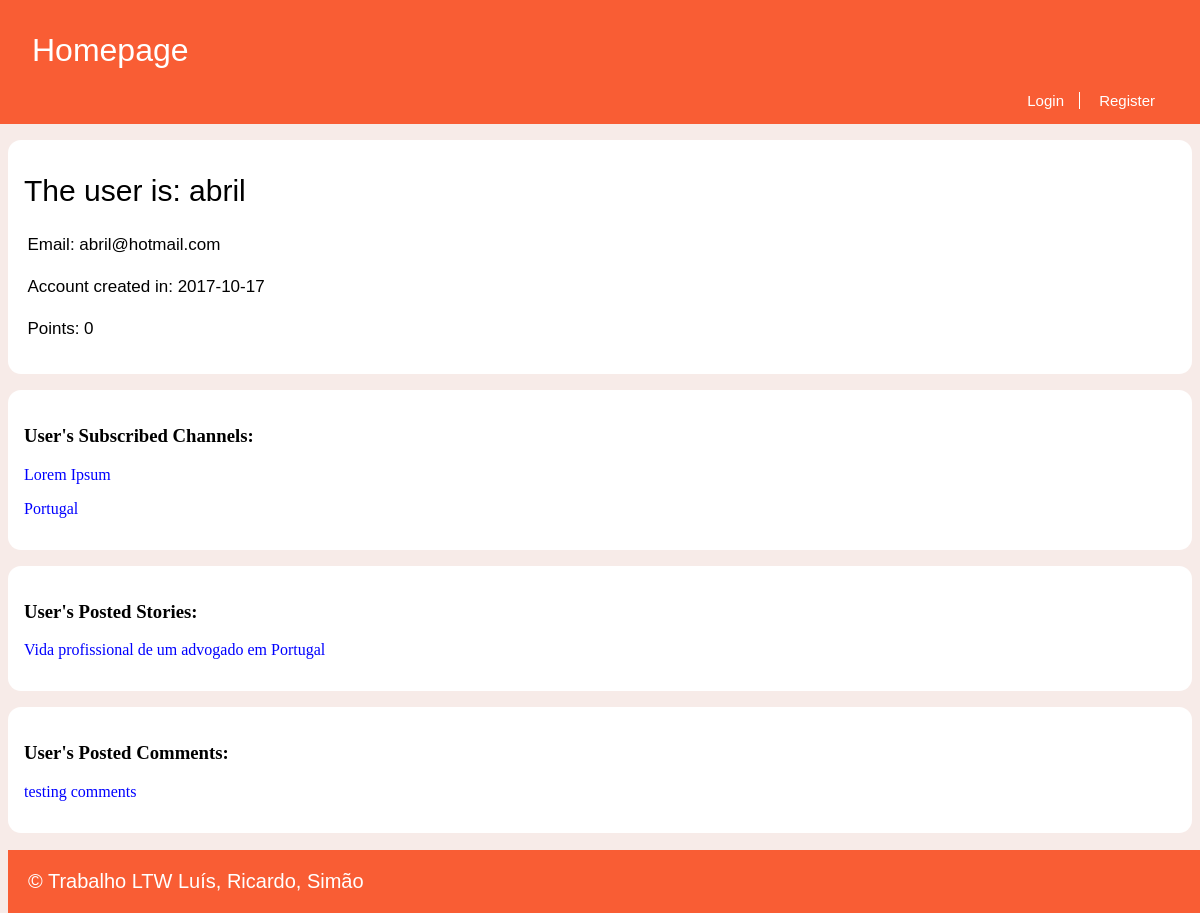
Page /pages/profile.php?name=abril on the earlier database version.
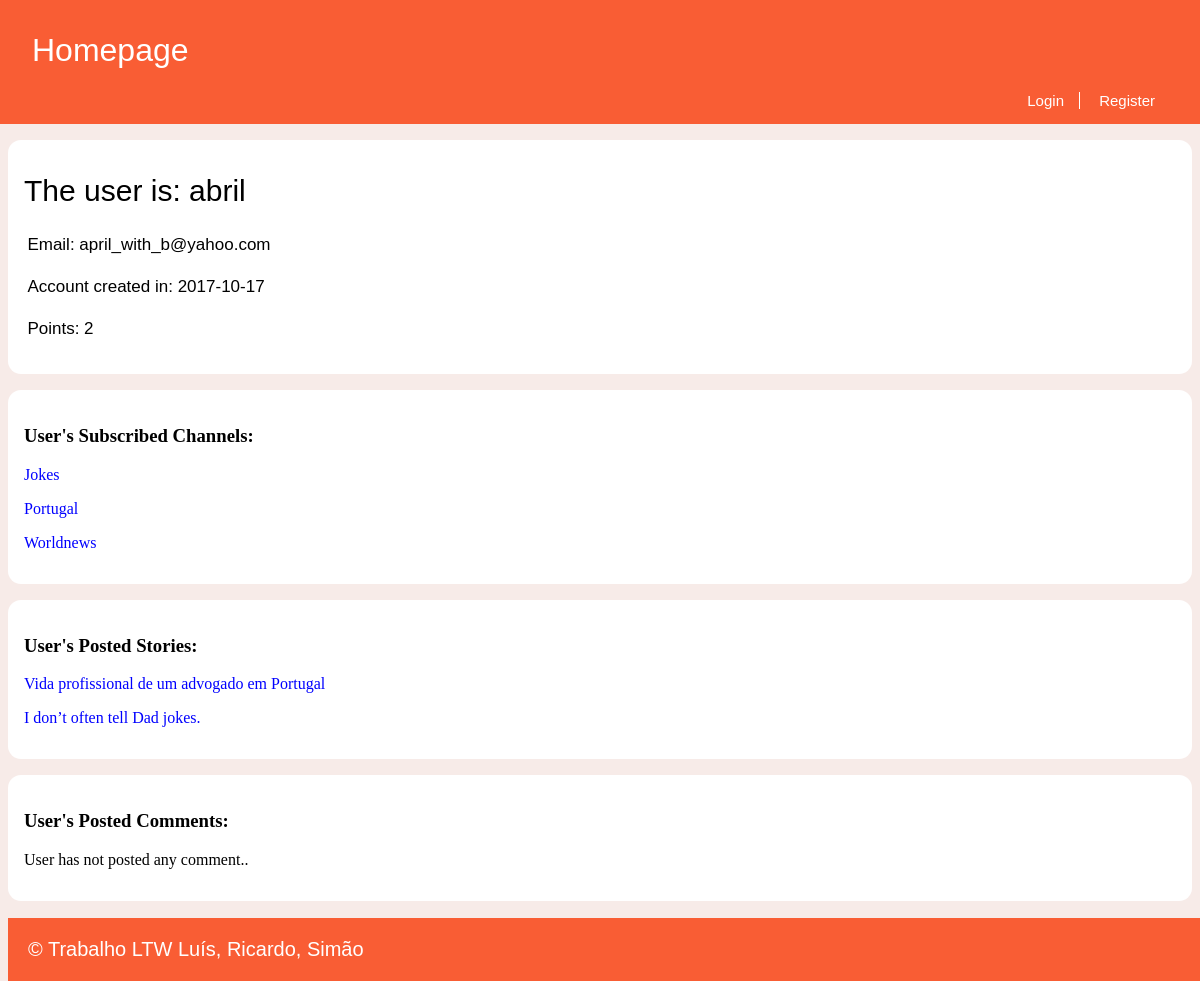
Same page on the later database version.
### tables this page shows
CREATE TABLE Utilizer (
  username VARCHAR PRIMARY KEY,
  password VARCHAR NOT NULL,
  email VARCHAR NOT NULL,
  points INTEGER DEFAULT 0,
  created INTEGER -- date when the utilizer was created in epoch format
);

CREATE TABLE UserSubscriptions (
  username VARCHAR REFERENCES utilizer,
  channel VARCHAR REFERENCES channel,
  PRIMARY KEY (username, channel)
);

CREATE TABLE Story (
  id INTEGER PRIMARY KEY,
  title VARCHAR,
  published INTEGER, -- date when the story was published in epoch format
  channel VARCHAR REFERENCES channel, -- comma separated tags
  author VARCHAR REFERENCES utilizer, -- who wrote the article
  points INTEGER DEFAULT 0,
  fulltext VARCHAR
);

CREATE TABLE Comment (
  id INTEGER PRIMARY KEY,
  story_id INTEGER REFERENCES story,
  parent_comment INTEGER REFERENCES comment,
  username VARCHAR REFERENCES utilizer,
  date INTEGER NOT NULL, -- date when comment was published in epoch format
  points INTEGER DEFAULT 0,
  text VARCHAR NOT NULL
);

### database/db_user.php (called while the page is built, shortened)
<?php
    function getUserPublicInfo($username) {
        $db = Database::instance()->db();
        $stmt = $db->prepare('SELECT email, points, created FROM Utilizer WHERE username = ?');
        $stmt->execute(array($username));
        return $stmt->fetchAll();
    }
    function getAllStoriesPosted($username) {
        $db = Database::instance()->db();
        $stmt = $db->prepare('SELECT id, title FROM Story WHERE author = ?');
        $stmt->execute(array($username));
        return $stmt->fetchAll();
    }
    function getAllCommentsPosted($username) {
        $db = Database::instance()->db();
        $stmt = $db->prepare('SELECT story_id, date, points, text FROM Comment WHERE username = ?');
        $stmt->execute(array($username));
        return $stmt->fetchAll();
    }
?>

### database/db_channel.php (called while the page is built, shortened)
<?php
	function getSubscribedChannels($username) {
		$db = Database::instance()->db();
		$subscribedChannelsQuery = $db->prepare('SELECT channel FROM UserSubscriptions WHERE username = ?');
		$subscribedChannelsQuery->execute(array($username));
		$subscribedChannelsNames = $subscribedChannelsQuery->fetchAll();
		return $subscribedChannelsNames;
	}
?>

### templates/tpl_profile.php (the view, shortened to what this page needs)
<?php
	include_once('../templates/tpl_common.php');
?>
<?php function draw_posted_stories($username) { ?>
	<link rel="stylesheet" href="../css/profile.css">
	<section id="subscriptions">
		<h3> User's Posted Stories: </h3>
		<?php
		$postedStoriesId = getAllStoriesPosted($username);
		if(empty($postedStoriesId)) { ?>
		<p> User has not posted any story..</p>
		<?php } else {
		foreach($postedStoriesId as $story) { ?>
			<p><a onclick="window.location.href='../pages/story.php?id=<?=$story['id']?>'"><?=$story['title']?></a></p>
		<?php }
		} ?>
	</section>
<?php } ?>
<?php function draw_posted_comments($username) { ?>
	<section id="subscriptions">
		<h3> User's Posted Comments: </h3>
		<?php
		$postedComments = getAllCommentsPosted($username);
		if(empty($postedComments)) { ?>
		<p> User has not posted any comment..</p>
		<?php } else {
		foreach($postedComments as $comment) { ?>
			<p><a onclick="window.location.href='../pages/story.php?id=<?=$comment['story_id']?>'"> <?=$comment['text']?> </a></p>
		<?php }
		} ?>
	</section>
<?php } ?>
<?php function draw_user_info($username, $created, $points, $email) { ?>
	<?php $data = convert_epoch($created) ?>
	<link rel="stylesheet" href="../css/story.css">
	<section id="storyText">
		<h1>The user is: <?=$username?></h1>
		<p>Email: <?=$email?></p>
		<p>Account created in: <?=$data->format('Y-m-d')?></p>
		<p>Points: <?=$points?></p>
	</section>
<?php } ?>

### templates/tpl_sub.php (shortened to what this page needs)
<?php
  include_once('../database/db_channel.php');
?>
<?php function draw_subscribersAside($username) { ?>
  <link rel="stylesheet" href="../css/story.css">
  <section id="subscriptions">
      <h3> User's Subscribed Channels: </h3>
      <?php
      $subscribedChannelsNames = getSubscribedChannels($username);
      if(empty($subscribedChannelsNames)) { ?>
        <p> User has not subscribed to any channel..</p>
      <?php } else {
        foreach( $subscribedChannelsNames as $channelName) { ?>
          <p><a onclick="window.location.href='../pages/channel.php?name=<?=$channelName['channel']?>'"><?=$channelName['channel']?></a></p>
        <?php }
      } ?>
  </section>
<?php } ?>

Differences in the rows shown:
removed usersubscriptions: channel "Lorem Ipsum"
no longer on this page (row edited): comment: text "testing comments"
changed utilizer: email "abril@hotmail.com" → "april_with_b@yahoo.com"; points "0" → "2"
added usersubscriptions: channel "Jokes"
added usersubscriptions: channel "Worldnews"
added story: title "I don’t often tell Dad jokes."
Other differences:
text now shown: "User has not posted any comment.."
